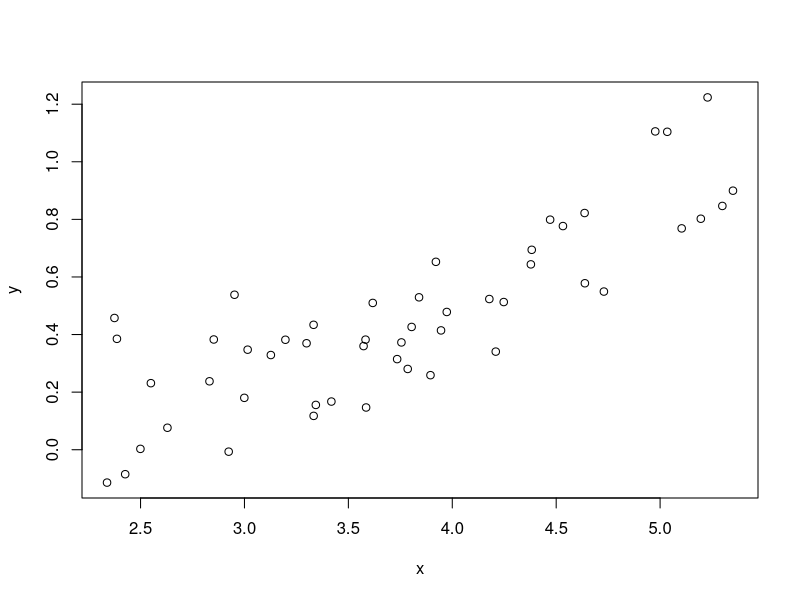
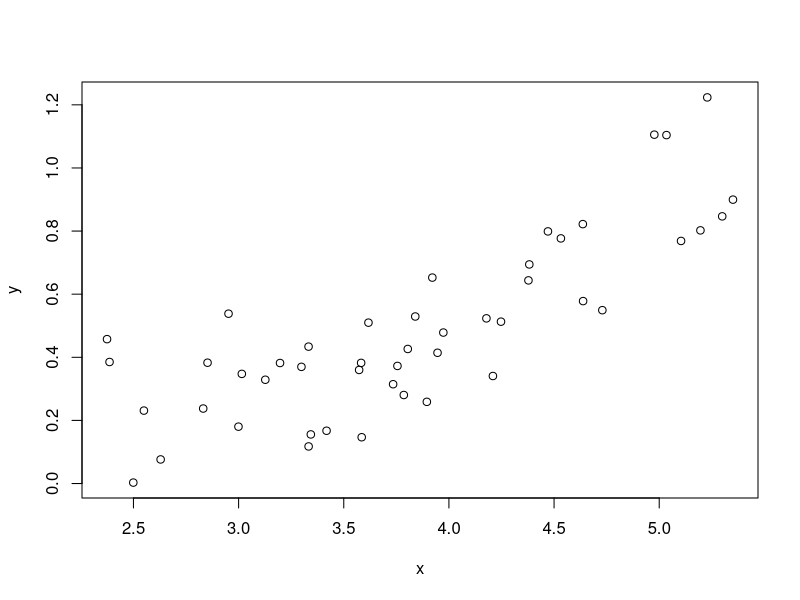
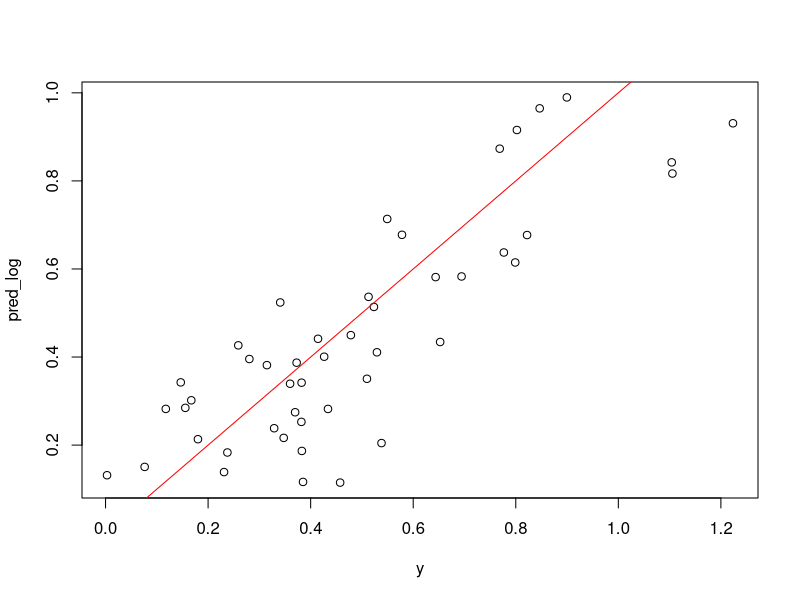
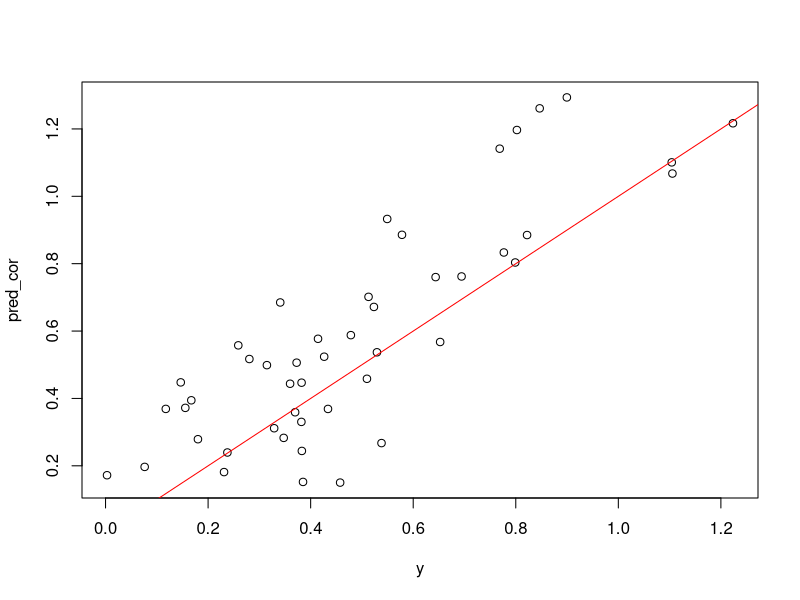

Generate these figures, in order, with R:
## ---- chunk 1

# let's test these correction factors

e <- exp(1)

# simulate some lengths
x <- runif(50, 2.3, 5.5)

# simulate a y-variable from one of these equations
y <- 0.021*(x^2.315) + rnorm(n = 50, mean = 0, sd = 0.15)
plot(x, y)

# remove anything less than zero
rem <- y>0
x <- x[rem]
y <- y[rem]

# check the relationship
plot(x, y)

# lit a log-linear model
lm_log <- lm(log(y) ~ log(x))
summary(lm_log)

# get the r2
r2 <- summary(lm_log)$r.squared
print(r2)

# get the predictions
pred_log <- e^(predict(lm_log))

# plot the observed versus predicted values
plot(y, pred_log)
abline(a = 0, b = 1, col = "red")

# try this with the correction factors
a <- e
ymax <- max(y)
ymin <- min(y)
BC <- exp( (0.5* (1 - r2)) * ( (1/(log(a))) * (( log(ymax, b=a)-log(ymin, b=a) )/6))^2)
print(BC)

# try this with the true correction factor
BC <- exp(var(residuals(lm_log))/2)
print(BC)

# do the bias correction and check the prediction
# pred_cor <- (10^(predict(lm_log))) * BC
pred_cor <- (e^predict(lm_log))*BC

# plot the observed versus corrected predicted values
plot(y, pred_cor)
abline(a = 0, b = 1, col = "red")

# calculate the mean squared error
round(mean((y - pred_cor)^2), 6)
round(mean((y - pred_log)^2), 6)

# mean absolute error
round(mean(abs(y-pred_cor)), 6)
round(mean(abs(y-pred_log)), 6)

# mean percentage error
mean((abs(y - pred_cor)/y)*100)
mean((abs(y - pred_log)/y)*100)
